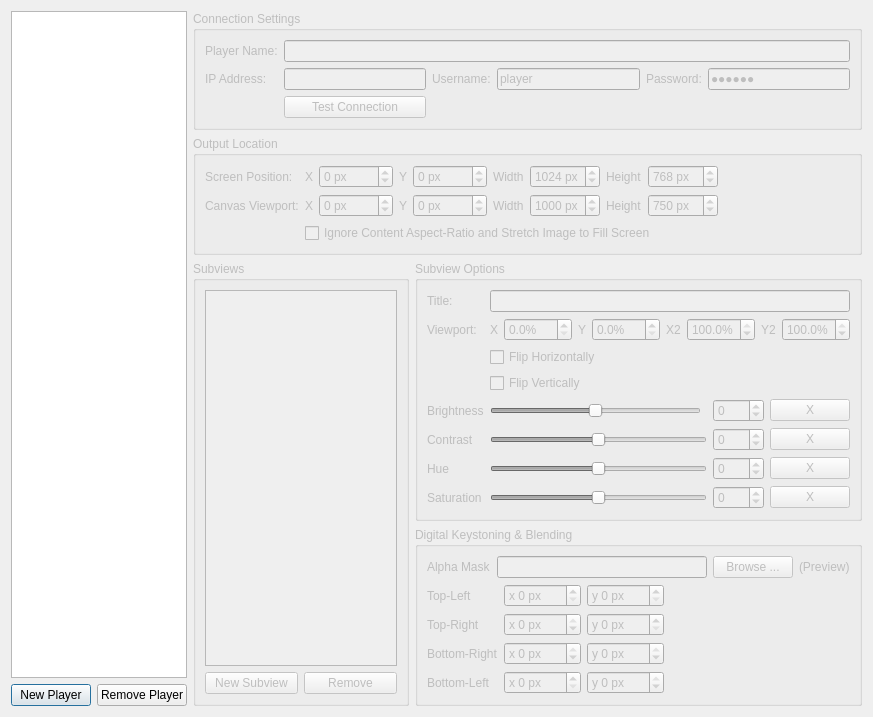
<?xml version="1.0" encoding="UTF-8"?>
<ui version="4.0">
 <class>PlayerSetupDialog</class>
 <widget class="QDialog" name="PlayerSetupDialog">
  <property name="geometry">
   <rect>
    <x>0</x>
    <y>0</y>
    <width>873</width>
    <height>685</height>
   </rect>
  </property>
  <property name="windowTitle">
   <string>Dialog</string>
  </property>
  <layout class="QHBoxLayout" name="horizontalLayout_9">
   <item>
    <layout class="QVBoxLayout" name="verticalLayout_3">
     <item>
      <widget class="QListView" name="playerListview"/>
     </item>
     <item>
      <layout class="QHBoxLayout" name="horizontalLayout_4">
       <item>
        <spacer name="horizontalSpacer_3">
         <property name="orientation">
          <enum>Qt::Horizontal</enum>
         </property>
         <property name="sizeHint" stdset="0">
          <size>
           <width>40</width>
           <height>20</height>
          </size>
         </property>
        </spacer>
       </item>
       <item>
        <widget class="QPushButton" name="addPlayerBtn">
         <property name="text">
          <string>New Player</string>
         </property>
        </widget>
       </item>
       <item>
        <widget class="QPushButton" name="removePlayerBtn">
         <property name="text">
          <string>Remove Player</string>
         </property>
        </widget>
       </item>
      </layout>
     </item>
    </layout>
   </item>
   <item>
    <layout class="QVBoxLayout" name="verticalLayout_6">
     <item>
      <widget class="QGroupBox" name="boxConnection">
       <property name="enabled">
        <bool>false</bool>
       </property>
       <property name="title">
        <string>Connection Settings</string>
       </property>
       <layout class="QVBoxLayout" name="verticalLayout_2">
        <item>
         <layout class="QGridLayout" name="gridLayout_5">
          <item row="0" column="0">
           <widget class="QLabel" name="label">
            <property name="text">
             <string>Player Name:</string>
            </property>
            <property name="buddy">
             <cstring>playerName</cstring>
            </property>
           </widget>
          </item>
          <item row="0" column="1" colspan="5">
           <widget class="QLineEdit" name="playerName"/>
          </item>
          <item row="1" column="0">
           <widget class="QLabel" name="label_2">
            <property name="text">
             <string>IP Address:</string>
            </property>
            <property name="buddy">
             <cstring>playerHost</cstring>
            </property>
           </widget>
          </item>
          <item row="1" column="1">
           <widget class="QLineEdit" name="playerHost"/>
          </item>
          <item row="1" column="2">
           <widget class="QLabel" name="label_3">
            <property name="text">
             <string>Username:</string>
            </property>
            <property name="buddy">
             <cstring>playerUser</cstring>
            </property>
           </widget>
          </item>
          <item row="1" column="3">
           <widget class="QLineEdit" name="playerUser">
            <property name="text">
             <string>player</string>
            </property>
           </widget>
          </item>
          <item row="1" column="4">
           <widget class="QLabel" name="label_4">
            <property name="text">
             <string>Password:</string>
            </property>
            <property name="buddy">
             <cstring>playerPass</cstring>
            </property>
           </widget>
          </item>
          <item row="1" column="5">
           <widget class="QLineEdit" name="playerPass">
            <property name="text">
             <string>player</string>
            </property>
            <property name="echoMode">
             <enum>QLineEdit::PasswordEchoOnEdit</enum>
            </property>
           </widget>
          </item>
          <item row="2" column="1">
           <widget class="QPushButton" name="testConnectionBtn">
            <property name="text">
             <string>Test Connection</string>
            </property>
           </widget>
          </item>
          <item row="2" column="2" colspan="4">
           <widget class="QLabel" name="connectionTestResults">
            <property name="text">
             <string/>
            </property>
           </widget>
          </item>
         </layout>
        </item>
       </layout>
      </widget>
     </item>
     <item>
      <widget class="QGroupBox" name="boxOutput">
       <property name="enabled">
        <bool>false</bool>
       </property>
       <property name="title">
        <string>Output Location</string>
       </property>
       <layout class="QGridLayout" name="gridLayout_2">
        <item row="0" column="0">
         <widget class="QLabel" name="label_5">
          <property name="text">
           <string>Screen Position:</string>
          </property>
          <property name="buddy">
           <cstring>outputX</cstring>
          </property>
         </widget>
        </item>
        <item row="0" column="1">
         <layout class="QHBoxLayout" name="horizontalLayout">
          <item>
           <widget class="QLabel" name="label_6">
            <property name="text">
             <string>X</string>
            </property>
            <property name="buddy">
             <cstring>outputX</cstring>
            </property>
           </widget>
          </item>
          <item>
           <widget class="QSpinBox" name="outputX">
            <property name="suffix">
             <string> px</string>
            </property>
            <property name="prefix">
             <string/>
            </property>
            <property name="minimum">
             <number>-9999</number>
            </property>
            <property name="maximum">
             <number>9999</number>
            </property>
           </widget>
          </item>
          <item>
           <widget class="QLabel" name="label_7">
            <property name="text">
             <string>Y</string>
            </property>
            <property name="buddy">
             <cstring>outputY</cstring>
            </property>
           </widget>
          </item>
          <item>
           <widget class="QSpinBox" name="outputY">
            <property name="suffix">
             <string> px</string>
            </property>
            <property name="minimum">
             <number>-9999</number>
            </property>
            <property name="maximum">
             <number>9999</number>
            </property>
           </widget>
          </item>
          <item>
           <widget class="QLabel" name="label_8">
            <property name="text">
             <string>Width</string>
            </property>
            <property name="buddy">
             <cstring>outputWidth</cstring>
            </property>
           </widget>
          </item>
          <item>
           <widget class="QSpinBox" name="outputWidth">
            <property name="suffix">
             <string> px</string>
            </property>
            <property name="minimum">
             <number>0</number>
            </property>
            <property name="maximum">
             <number>9999</number>
            </property>
            <property name="value">
             <number>1024</number>
            </property>
           </widget>
          </item>
          <item>
           <widget class="QLabel" name="label_9">
            <property name="text">
             <string>Height</string>
            </property>
            <property name="buddy">
             <cstring>outputHeight</cstring>
            </property>
           </widget>
          </item>
          <item>
           <widget class="QSpinBox" name="outputHeight">
            <property name="suffix">
             <string> px</string>
            </property>
            <property name="minimum">
             <number>0</number>
            </property>
            <property name="maximum">
             <number>9999</number>
            </property>
            <property name="value">
             <number>768</number>
            </property>
           </widget>
          </item>
          <item>
           <spacer name="horizontalSpacer">
            <property name="orientation">
             <enum>Qt::Horizontal</enum>
            </property>
            <property name="sizeHint" stdset="0">
             <size>
              <width>40</width>
              <height>20</height>
             </size>
            </property>
           </spacer>
          </item>
         </layout>
        </item>
        <item row="1" column="0">
         <widget class="QLabel" name="label_28">
          <property name="text">
           <string>Canvas Viewport:</string>
          </property>
          <property name="buddy">
           <cstring>outputX</cstring>
          </property>
         </widget>
        </item>
        <item row="1" column="1">
         <layout class="QHBoxLayout" name="horizontalLayout_6">
          <item>
           <widget class="QLabel" name="label_19">
            <property name="text">
             <string>X</string>
            </property>
            <property name="buddy">
             <cstring>subviewViewportX</cstring>
            </property>
           </widget>
          </item>
          <item>
           <widget class="QSpinBox" name="viewportX">
            <property name="suffix">
             <string> px</string>
            </property>
            <property name="minimum">
             <number>-9999</number>
            </property>
            <property name="maximum">
             <number>9999</number>
            </property>
           </widget>
          </item>
          <item>
           <widget class="QLabel" name="label_25">
            <property name="text">
             <string>Y</string>
            </property>
            <property name="buddy">
             <cstring>subviewViewportY</cstring>
            </property>
           </widget>
          </item>
          <item>
           <widget class="QSpinBox" name="viewportY">
            <property name="suffix">
             <string> px</string>
            </property>
            <property name="minimum">
             <number>-9999</number>
            </property>
            <property name="maximum">
             <number>9999</number>
            </property>
           </widget>
          </item>
          <item>
           <widget class="QLabel" name="label_26">
            <property name="text">
             <string>Width</string>
            </property>
            <property name="buddy">
             <cstring>subviewViewportX2</cstring>
            </property>
           </widget>
          </item>
          <item>
           <widget class="QSpinBox" name="viewportWidth">
            <property name="suffix">
             <string> px</string>
            </property>
            <property name="minimum">
             <number>0</number>
            </property>
            <property name="maximum">
             <number>9999</number>
            </property>
            <property name="value">
             <number>1000</number>
            </property>
           </widget>
          </item>
          <item>
           <widget class="QLabel" name="label_27">
            <property name="text">
             <string>Height</string>
            </property>
            <property name="buddy">
             <cstring>subviewViewportY2</cstring>
            </property>
           </widget>
          </item>
          <item>
           <widget class="QSpinBox" name="viewportHeight">
            <property name="suffix">
             <string> px</string>
            </property>
            <property name="maximum">
             <number>9999</number>
            </property>
            <property name="value">
             <number>750</number>
            </property>
           </widget>
          </item>
          <item>
           <spacer name="horizontalSpacer_4">
            <property name="orientation">
             <enum>Qt::Horizontal</enum>
            </property>
            <property name="sizeHint" stdset="0">
             <size>
              <width>40</width>
              <height>20</height>
             </size>
            </property>
           </spacer>
          </item>
         </layout>
        </item>
        <item row="2" column="1">
         <widget class="QCheckBox" name="optIgnoreAR">
          <property name="text">
           <string>Ignore Content Aspect-Ratio and Stretch Image to Fill Screen</string>
          </property>
         </widget>
        </item>
       </layout>
      </widget>
     </item>
     <item>
      <layout class="QHBoxLayout" name="horizontalLayout_8">
       <item>
        <widget class="QGroupBox" name="boxSubviews">
         <property name="enabled">
          <bool>false</bool>
         </property>
         <property name="title">
          <string>Subviews</string>
         </property>
         <layout class="QVBoxLayout" name="verticalLayout_4">
          <item>
           <widget class="QListView" name="subviewListview"/>
          </item>
          <item>
           <layout class="QHBoxLayout" name="horizontalLayout_7">
            <item>
             <widget class="QPushButton" name="newSubviewBtn">
              <property name="text">
               <string>New Subview</string>
              </property>
             </widget>
            </item>
            <item>
             <widget class="QPushButton" name="delSubviewBtn">
              <property name="text">
               <string>Remove</string>
              </property>
             </widget>
            </item>
           </layout>
          </item>
         </layout>
        </widget>
       </item>
       <item>
        <layout class="QVBoxLayout" name="verticalLayout_5">
         <item>
          <widget class="QGroupBox" name="boxSubviewOpts">
           <property name="enabled">
            <bool>false</bool>
           </property>
           <property name="title">
            <string>Subview Options</string>
           </property>
           <layout class="QGridLayout" name="gridLayout_3">
            <item row="1" column="0">
             <widget class="QLabel" name="label_14">
              <property name="text">
               <string>Viewport:</string>
              </property>
             </widget>
            </item>
            <item row="5" column="0">
             <widget class="QLabel" name="label_21">
              <property name="text">
               <string>Brightness</string>
              </property>
              <property name="buddy">
               <cstring>subviewBrightnessSlider</cstring>
              </property>
             </widget>
            </item>
            <item row="5" column="1">
             <widget class="QSlider" name="subviewBrightnessSlider">
              <property name="minimum">
               <number>-100</number>
              </property>
              <property name="maximum">
               <number>100</number>
              </property>
              <property name="orientation">
               <enum>Qt::Horizontal</enum>
              </property>
             </widget>
            </item>
            <item row="5" column="3">
             <widget class="QSpinBox" name="subviewBrightnessBox">
              <property name="minimum">
               <number>-100</number>
              </property>
              <property name="maximum">
               <number>100</number>
              </property>
             </widget>
            </item>
            <item row="6" column="0">
             <widget class="QLabel" name="label_22">
              <property name="text">
               <string>Contrast</string>
              </property>
              <property name="buddy">
               <cstring>subviewContrastSlider</cstring>
              </property>
             </widget>
            </item>
            <item row="6" column="1" colspan="2">
             <widget class="QSlider" name="subviewContrastSlider">
              <property name="minimum">
               <number>-100</number>
              </property>
              <property name="maximum">
               <number>100</number>
              </property>
              <property name="orientation">
               <enum>Qt::Horizontal</enum>
              </property>
             </widget>
            </item>
            <item row="6" column="3">
             <widget class="QSpinBox" name="subviewContrastBox">
              <property name="minimum">
               <number>-100</number>
              </property>
              <property name="maximum">
               <number>100</number>
              </property>
             </widget>
            </item>
            <item row="7" column="0">
             <widget class="QLabel" name="label_23">
              <property name="text">
               <string>Hue</string>
              </property>
              <property name="buddy">
               <cstring>subviewHueSlider</cstring>
              </property>
             </widget>
            </item>
            <item row="7" column="1" colspan="2">
             <widget class="QSlider" name="subviewHueSlider">
              <property name="minimum">
               <number>-100</number>
              </property>
              <property name="maximum">
               <number>100</number>
              </property>
              <property name="orientation">
               <enum>Qt::Horizontal</enum>
              </property>
             </widget>
            </item>
            <item row="7" column="3">
             <widget class="QSpinBox" name="subviewHueBox">
              <property name="minimum">
               <number>-100</number>
              </property>
              <property name="maximum">
               <number>100</number>
              </property>
             </widget>
            </item>
            <item row="8" column="0">
             <widget class="QLabel" name="label_24">
              <property name="text">
               <string>Saturation</string>
              </property>
              <property name="buddy">
               <cstring>subviewSaturationSlider</cstring>
              </property>
             </widget>
            </item>
            <item row="8" column="1" colspan="2">
             <widget class="QSlider" name="subviewSaturationSlider">
              <property name="minimum">
               <number>-100</number>
              </property>
              <property name="maximum">
               <number>100</number>
              </property>
              <property name="orientation">
               <enum>Qt::Horizontal</enum>
              </property>
             </widget>
            </item>
            <item row="8" column="3">
             <widget class="QSpinBox" name="subviewSaturationBox">
              <property name="minimum">
               <number>-100</number>
              </property>
              <property name="maximum">
               <number>100</number>
              </property>
             </widget>
            </item>
            <item row="1" column="1" colspan="4">
             <layout class="QHBoxLayout" name="horizontalLayout_2">
              <item>
               <widget class="QLabel" name="label_10">
                <property name="text">
                 <string>X</string>
                </property>
               </widget>
              </item>
              <item>
               <widget class="QDoubleSpinBox" name="subviewViewportX">
                <property name="suffix">
                 <string>%</string>
                </property>
                <property name="decimals">
                 <number>1</number>
                </property>
                <property name="maximum">
                 <double>100.000000000000000</double>
                </property>
                <property name="singleStep">
                 <double>25.000000000000000</double>
                </property>
               </widget>
              </item>
              <item>
               <widget class="QLabel" name="label_11">
                <property name="text">
                 <string>Y</string>
                </property>
               </widget>
              </item>
              <item>
               <widget class="QDoubleSpinBox" name="subviewViewportY">
                <property name="suffix">
                 <string>%</string>
                </property>
                <property name="decimals">
                 <number>1</number>
                </property>
                <property name="maximum">
                 <double>100.000000000000000</double>
                </property>
                <property name="singleStep">
                 <double>25.000000000000000</double>
                </property>
               </widget>
              </item>
              <item>
               <widget class="QLabel" name="label_12">
                <property name="text">
                 <string>X2</string>
                </property>
               </widget>
              </item>
              <item>
               <widget class="QDoubleSpinBox" name="subviewViewportX2">
                <property name="suffix">
                 <string>%</string>
                </property>
                <property name="decimals">
                 <number>1</number>
                </property>
                <property name="maximum">
                 <double>100.000000000000000</double>
                </property>
                <property name="singleStep">
                 <double>25.000000000000000</double>
                </property>
                <property name="value">
                 <double>100.000000000000000</double>
                </property>
               </widget>
              </item>
              <item>
               <widget class="QLabel" name="label_13">
                <property name="text">
                 <string>Y2</string>
                </property>
               </widget>
              </item>
              <item>
               <widget class="QDoubleSpinBox" name="subviewViewportY2">
                <property name="suffix">
                 <string>%</string>
                </property>
                <property name="decimals">
                 <number>1</number>
                </property>
                <property name="maximum">
                 <double>100.000000000000000</double>
                </property>
                <property name="singleStep">
                 <double>25.000000000000000</double>
                </property>
                <property name="value">
                 <double>100.000000000000000</double>
                </property>
               </widget>
              </item>
              <item>
               <spacer name="horizontalSpacer_2">
                <property name="orientation">
                 <enum>Qt::Horizontal</enum>
                </property>
                <property name="sizeHint" stdset="0">
                 <size>
                  <width>40</width>
                  <height>20</height>
                 </size>
                </property>
               </spacer>
              </item>
             </layout>
            </item>
            <item row="3" column="1" colspan="2">
             <widget class="QCheckBox" name="optFlipV">
              <property name="text">
               <string>Flip Vertically</string>
              </property>
             </widget>
            </item>
            <item row="2" column="1" colspan="2">
             <widget class="QCheckBox" name="optFlipH">
              <property name="text">
               <string>Flip Horizontally</string>
              </property>
             </widget>
            </item>
            <item row="0" column="1" colspan="4">
             <widget class="QLineEdit" name="subviewTitle"/>
            </item>
            <item row="0" column="0">
             <widget class="QLabel" name="label_29">
              <property name="text">
               <string>Title:</string>
              </property>
             </widget>
            </item>
            <item row="5" column="4">
             <widget class="QPushButton" name="brightnessResetBtn">
              <property name="text">
               <string>X</string>
              </property>
             </widget>
            </item>
            <item row="6" column="4">
             <widget class="QPushButton" name="contrastResetBtn">
              <property name="text">
               <string>X</string>
              </property>
             </widget>
            </item>
            <item row="7" column="4">
             <widget class="QPushButton" name="hueResetBtn">
              <property name="text">
               <string>X</string>
              </property>
             </widget>
            </item>
            <item row="8" column="4">
             <widget class="QPushButton" name="saturationResetBtn">
              <property name="text">
               <string>X</string>
              </property>
             </widget>
            </item>
           </layout>
          </widget>
         </item>
         <item>
          <widget class="QGroupBox" name="boxKeystone">
           <property name="enabled">
            <bool>false</bool>
           </property>
           <property name="title">
            <string>Digital Keystoning &amp;&amp; Blending</string>
           </property>
           <layout class="QVBoxLayout" name="verticalLayout">
            <item>
             <layout class="QHBoxLayout" name="horizontalLayout_3">
              <item>
               <widget class="QLabel" name="label_20">
                <property name="text">
                 <string>Alpha Mask</string>
                </property>
                <property name="buddy">
                 <cstring>alphaMaskFile</cstring>
                </property>
               </widget>
              </item>
              <item>
               <widget class="QLineEdit" name="alphaMaskFile"/>
              </item>
              <item>
               <widget class="QPushButton" name="aphaMaskBrowseBtn">
                <property name="text">
                 <string>Browse ...</string>
                </property>
               </widget>
              </item>
              <item>
               <widget class="QLabel" name="alphaMaskPreview">
                <property name="text">
                 <string>(Preview)</string>
                </property>
               </widget>
              </item>
             </layout>
            </item>
            <item>
             <layout class="QHBoxLayout" name="horizontalLayout_5">
              <item>
               <layout class="QGridLayout" name="gridLayout">
                <item row="0" column="0">
                 <widget class="QLabel" name="label_15">
                  <property name="text">
                   <string>Top-Left</string>
                  </property>
                 </widget>
                </item>
                <item row="0" column="1">
                 <widget class="QSpinBox" name="keyTLx">
                  <property name="suffix">
                   <string> px</string>
                  </property>
                  <property name="prefix">
                   <string>x </string>
                  </property>
                  <property name="maximum">
                   <number>999</number>
                  </property>
                 </widget>
                </item>
                <item row="0" column="2">
                 <widget class="QSpinBox" name="keyTLy">
                  <property name="suffix">
                   <string> px</string>
                  </property>
                  <property name="prefix">
                   <string>y </string>
                  </property>
                  <property name="maximum">
                   <number>999</number>
                  </property>
                 </widget>
                </item>
                <item row="1" column="0">
                 <widget class="QLabel" name="label_16">
                  <property name="text">
                   <string>Top-Right</string>
                  </property>
                 </widget>
                </item>
                <item row="1" column="1">
                 <widget class="QSpinBox" name="keyTRx">
                  <property name="suffix">
                   <string> px</string>
                  </property>
                  <property name="prefix">
                   <string>x </string>
                  </property>
                  <property name="minimum">
                   <number>-999</number>
                  </property>
                  <property name="maximum">
                   <number>0</number>
                  </property>
                 </widget>
                </item>
                <item row="1" column="2">
                 <widget class="QSpinBox" name="keyTRy">
                  <property name="suffix">
                   <string> px</string>
                  </property>
                  <property name="prefix">
                   <string>y </string>
                  </property>
                  <property name="minimum">
                   <number>0</number>
                  </property>
                  <property name="maximum">
                   <number>999</number>
                  </property>
                 </widget>
                </item>
                <item row="2" column="0">
                 <widget class="QLabel" name="label_17">
                  <property name="text">
                   <string>Bottom-Right</string>
                  </property>
                 </widget>
                </item>
                <item row="2" column="1">
                 <widget class="QSpinBox" name="keyBRx">
                  <property name="suffix">
                   <string> px</string>
                  </property>
                  <property name="prefix">
                   <string>x </string>
                  </property>
                  <property name="minimum">
                   <number>-999</number>
                  </property>
                  <property name="maximum">
                   <number>0</number>
                  </property>
                 </widget>
                </item>
                <item row="2" column="2">
                 <widget class="QSpinBox" name="keyBRy">
                  <property name="suffix">
                   <string> px</string>
                  </property>
                  <property name="prefix">
                   <string>y </string>
                  </property>
                  <property name="minimum">
                   <number>-999</number>
                  </property>
                  <property name="maximum">
                   <number>0</number>
                  </property>
                 </widget>
                </item>
                <item row="3" column="0">
                 <widget class="QLabel" name="label_18">
                  <property name="text">
                   <string>Bottom-Left</string>
                  </property>
                 </widget>
                </item>
                <item row="3" column="1">
                 <widget class="QSpinBox" name="keyBLx">
                  <property name="suffix">
                   <string> px</string>
                  </property>
                  <property name="prefix">
                   <string>x </string>
                  </property>
                  <property name="maximum">
                   <number>999</number>
                  </property>
                 </widget>
                </item>
                <item row="3" column="2">
                 <widget class="QSpinBox" name="keyBLy">
                  <property name="suffix">
                   <string> px</string>
                  </property>
                  <property name="prefix">
                   <string>y </string>
                  </property>
                  <property name="minimum">
                   <number>-999</number>
                  </property>
                  <property name="maximum">
                   <number>0</number>
                  </property>
                 </widget>
                </item>
               </layout>
              </item>
              <item>
               <widget class="KeystonePointsEditor" name="keystoneEditor" native="true">
                <property name="minimumSize">
                 <size>
                  <width>100</width>
                  <height>0</height>
                 </size>
                </property>
               </widget>
              </item>
             </layout>
            </item>
           </layout>
          </widget>
         </item>
        </layout>
       </item>
      </layout>
     </item>
    </layout>
   </item>
  </layout>
 </widget>
 <customwidgets>
  <customwidget>
   <class>KeystonePointsEditor</class>
   <extends>QWidget</extends>
   <header>KeystonePointsEditor.h</header>
   <container>1</container>
  </customwidget>
 </customwidgets>
 <resources/>
 <connections>
  <connection>
   <sender>subviewBrightnessSlider</sender>
   <signal>valueChanged(int)</signal>
   <receiver>subviewBrightnessBox</receiver>
   <slot>setValue(int)</slot>
   <hints>
    <hint type="sourcelabel">
     <x>797</x>
     <y>450</y>
    </hint>
    <hint type="destinationlabel">
     <x>849</x>
     <y>446</y>
    </hint>
   </hints>
  </connection>
  <connection>
   <sender>subviewBrightnessBox</sender>
   <signal>valueChanged(int)</signal>
   <receiver>subviewBrightnessSlider</receiver>
   <slot>setValue(int)</slot>
   <hints>
    <hint type="sourcelabel">
     <x>864</x>
     <y>446</y>
    </hint>
    <hint type="destinationlabel">
     <x>807</x>
     <y>453</y>
    </hint>
   </hints>
  </connection>
  <connection>
   <sender>subviewContrastSlider</sender>
   <signal>valueChanged(int)</signal>
   <receiver>subviewContrastBox</receiver>
   <slot>setValue(int)</slot>
   <hints>
    <hint type="sourcelabel">
     <x>748</x>
     <y>489</y>
    </hint>
    <hint type="destinationlabel">
     <x>878</x>
     <y>491</y>
    </hint>
   </hints>
  </connection>
  <connection>
   <sender>subviewContrastBox</sender>
   <signal>valueChanged(int)</signal>
   <receiver>subviewContrastSlider</receiver>
   <slot>setValue(int)</slot>
   <hints>
    <hint type="sourcelabel">
     <x>862</x>
     <y>489</y>
    </hint>
    <hint type="destinationlabel">
     <x>786</x>
     <y>485</y>
    </hint>
   </hints>
  </connection>
  <connection>
   <sender>subviewHueSlider</sender>
   <signal>valueChanged(int)</signal>
   <receiver>subviewHueBox</receiver>
   <slot>setValue(int)</slot>
   <hints>
    <hint type="sourcelabel">
     <x>718</x>
     <y>522</y>
    </hint>
    <hint type="destinationlabel">
     <x>859</x>
     <y>524</y>
    </hint>
   </hints>
  </connection>
  <connection>
   <sender>subviewHueBox</sender>
   <signal>valueChanged(int)</signal>
   <receiver>subviewHueSlider</receiver>
   <slot>setValue(int)</slot>
   <hints>
    <hint type="sourcelabel">
     <x>835</x>
     <y>524</y>
    </hint>
    <hint type="destinationlabel">
     <x>799</x>
     <y>524</y>
    </hint>
   </hints>
  </connection>
  <connection>
   <sender>subviewSaturationSlider</sender>
   <signal>valueChanged(int)</signal>
   <receiver>subviewSaturationBox</receiver>
   <slot>setValue(int)</slot>
   <hints>
    <hint type="sourcelabel">
     <x>772</x>
     <y>556</y>
    </hint>
    <hint type="destinationlabel">
     <x>853</x>
     <y>561</y>
    </hint>
   </hints>
  </connection>
  <connection>
   <sender>subviewSaturationBox</sender>
   <signal>valueChanged(int)</signal>
   <receiver>subviewSaturationSlider</receiver>
   <slot>setValue(int)</slot>
   <hints>
    <hint type="sourcelabel">
     <x>856</x>
     <y>559</y>
    </hint>
    <hint type="destinationlabel">
     <x>785</x>
     <y>562</y>
    </hint>
   </hints>
  </connection>
 </connections>
</ui>
